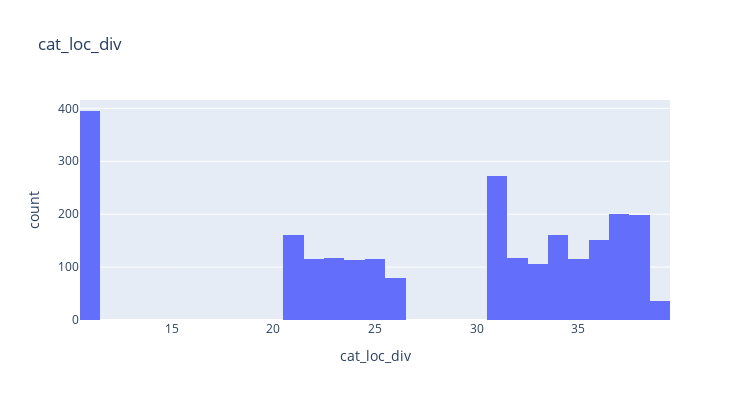

Notebook code cell kept with this figure:
### Code cell
# Check location distribution.
fig_tmp = px.histogram(df_raw_hh, x= "cat_loc_div", title= "cat_loc_div")
fig_tmp.update_layout(width= 750, height= 400)
fig_tmp.show()

### Figure 1 — Plotly figure (JSON) as saved in the notebook; plotly's stock layout.template omitted (floating-point values rounded to 4 significant figures; data arrays with more than 128 entries replaced by an {"elided": "..."} marker saying what was removed)
{"data": [{"alignmentgroup": "True", "bingroup": "x", "hovertemplate": "cat_loc_div=%{x}<br>count=%{y}<extra></extra>", "legendgroup": "", "marker": {"color": "#636efa", "pattern": {"shape": ""}}, "name": "", "offsetgroup": "", "orientation": "v", "showlegend": false, "type": "histogram", "x": {"elided": "2452 int values"}, "xaxis": "x", "yaxis": "y"}], "layout": {"barmode": "relative", "height": 400, "legend": {"tracegroupgap": 0}, "title": {"text": "cat_loc_div"}, "width": 750, "xaxis": {"anchor": "y", "domain": [0, 1], "title": {"text": "cat_loc_div"}}, "yaxis": {"anchor": "x", "domain": [0, 1], "title": {"text": "count"}}}}
